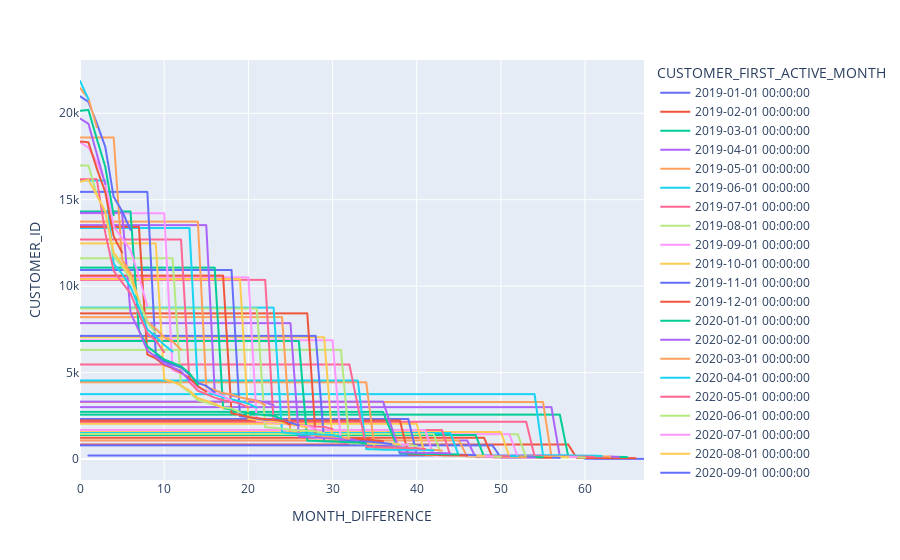

Notebook source saved alongside this figure:
### Code cell
month_grouping = final_table.groupby(by=["CUSTOMER_FIRST_ACTIVE_MONTH", "MONTH_DIFFERENCE"], dropna=False).CUSTOMER_ID.nunique()
month_grouping = month_grouping.reset_index()
fig = px.line(month_grouping, x="MONTH_DIFFERENCE", y="CUSTOMER_ID", color='CUSTOMER_FIRST_ACTIVE_MONTH')
fig.show()
